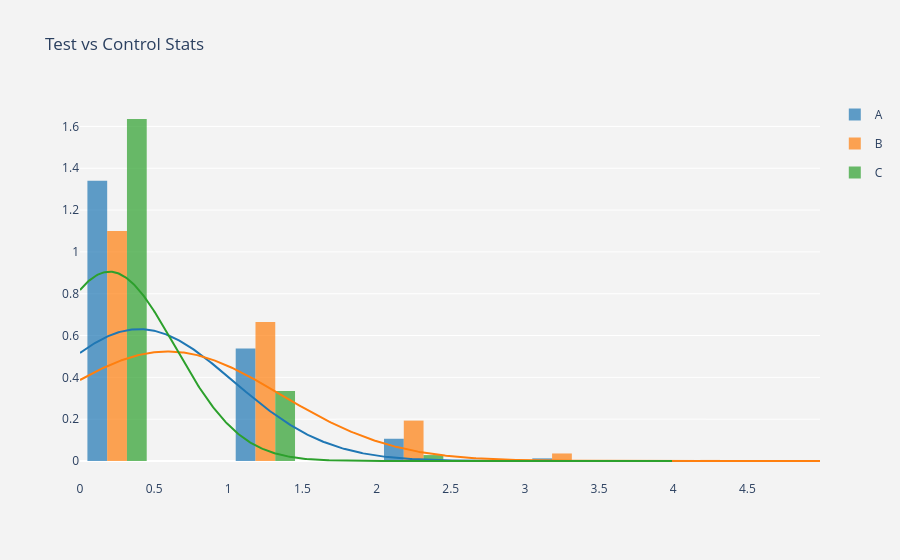

Notebook cell for this chart:
### Code cell
a_stats = df_hv[df_hv.group=='A'].purchase_count
b_stats = df_hv[df_hv.group=='B'].purchase_count
c_stats = df_hv[df_hv.group=='C'].purchase_count

hist_data = [a_stats, b_stats, c_stats]

group_labels = ['A', 'B','C']

# Create distplot with curve_type set to 'normal'
fig = ff.create_distplot(hist_data, group_labels, bin_size=.5,
                         curve_type='normal',show_rug=False)

fig.layout = go.Layout(
        title='Test vs Control Stats',
        plot_bgcolor  = 'rgb(243,243,243)',
        paper_bgcolor  = 'rgb(243,243,243)',
    )


# Plot!
fig.show()

### Figure 1 — Plotly figure (JSON) as saved in the notebook; plotly's stock layout.template omitted (floating-point values rounded to 4 significant figures; data arrays with more than 128 entries replaced by an {"elided": "..."} marker saying what was removed)
{"data": [{"autobinx": false, "histnorm": "probability density", "legendgroup": "A", "marker": {"color": "rgb(31, 119, 180)"}, "name": "A", "opacity": 0.7, "type": "histogram", "x": {"elided": "10000 int values"}, "xaxis": "x", "xbins": {"end": 5, "size": 0.5, "start": 0}, "yaxis": "y"}, {"autobinx": false, "histnorm": "probability density", "legendgroup": "B", "marker": {"color": "rgb(255, 127, 14)"}, "name": "B", "opacity": 0.7, "type": "histogram", "x": {"elided": "10000 int values"}, "xaxis": "x", "xbins": {"end": 5, "size": 0.5, "start": 0}, "yaxis": "y"}, {"autobinx": false, "histnorm": "probability density", "legendgroup": "C", "marker": {"color": "rgb(44, 160, 44)"}, "name": "C", "opacity": 0.7, "type": "histogram", "x": {"elided": "10000 int values"}, "xaxis": "x", "xbins": {"end": 4, "size": 0.5, "start": 0}, "yaxis": "y"}, {"legendgroup": "A", "marker": {"color": "rgb(31, 119, 180)"}, "mode": "lines", "name": "A", "showlegend": false, "type": "scatter", "x": {"elided": "500 float values"}, "xaxis": "x", "y": {"elided": "500 float values"}, "yaxis": "y"}, {"legendgroup": "B", "marker": {"color": "rgb(255, 127, 14)"}, "mode": "lines", "name": "B", "showlegend": false, "type": "scatter", "x": {"elided": "500 float values"}, "xaxis": "x", "y": {"elided": "500 float values"}, "yaxis": "y"}, {"legendgroup": "C", "marker": {"color": "rgb(44, 160, 44)"}, "mode": "lines", "name": "C", "showlegend": false, "type": "scatter", "x": {"elided": "500 float values"}, "xaxis": "x", "y": {"elided": "500 float values"}, "yaxis": "y"}], "layout": {"paper_bgcolor": "rgb(243,243,243)", "plot_bgcolor": "rgb(243,243,243)", "title": {"text": "Test vs Control Stats"}}}
